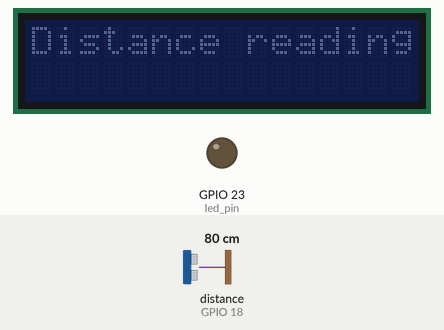
Bench run of a sketch on a simulated ESP32. On the bench: 16×2 character LCD, output pins drawn as LEDs (lit = HIGH). Wiring (inferred from the names in the program): ultrasonic range finder: trigger GPIO 5; echo GPIO 18. The inputs (shaded band) are chosen by the test bench; at power-on: distance to the obstacle (sensor on GPIO 18) 80 cm. The echo pulse lasts 58.3 µs per cm; WiFi joins after 1.5 s; servers stay silent unless stated; uploads are accepted with an empty reply; pins used as bus, display or sensor lines are not drawn; what the sketch prints to the serial monitor is not drawn.

Above: at 5.1 s.
7.3 s: distance to the obstacle (sensor on GPIO 18) set to 17 cm
At 8.7 s:
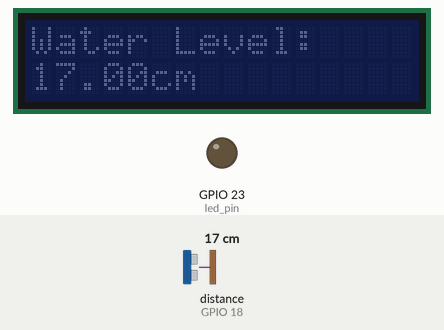
18.3 s: distance to the obstacle (sensor on GPIO 18) set to 12 cm
At 22.0 s:
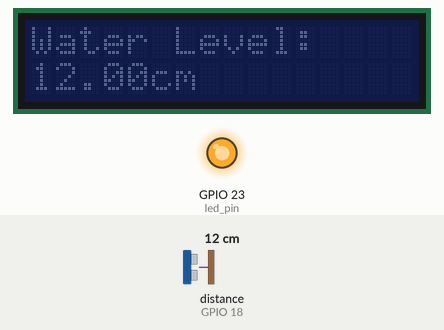
29.3 s: distance to the obstacle (sensor on GPIO 18) set to 2 cm
At 35.3 s:
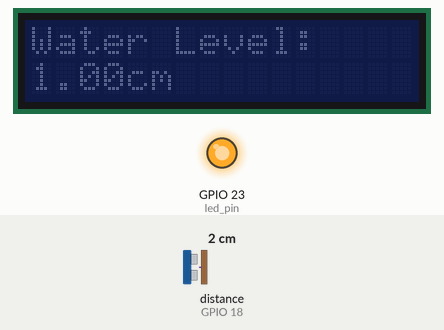
Timing chart, 0 to 36.8 s (numbered marks = the images above; inputs shaded):
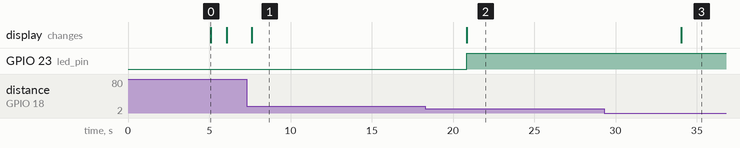

The sketch:

Push_database_AJA.ino
```cpp
/**
 * Abena, Akwasi and Jil's submission for pushing data from different sources
 * This code pushes data from Abena's end
 * The code makes use of HTTP client header and
 * functions that interface a serial 16x2 LCD, an ultrasonic sensor
 * and an ESP32
 *
 *  Created on: 25.10.22
 *
 */

#include <Arduino.h>

#include <WiFi.h>
#include <WiFiMulti.h>

#include <HTTPClient.h>
#include <Wire.h>
#include <LiquidCrystal_I2C.h>

#define USE_SERIAL Serial
// Function Implementation
void lcdprint(float distance__cm);
void empty_tank(float distance__cm);

//
WiFiMulti wifiMulti;
LiquidCrystal_I2C lcd(0x27,16,2);  // set the LCD address to 0x27 for a 16 chars and 2 line display

//Pins
int trigger_pin = 5;
int echo_pin   = 18;
int led_pin = 23;
int distance_cm;

void setup() {

    USE_SERIAL.begin(115200);

    USE_SERIAL.println();
    USE_SERIAL.println();
    USE_SERIAL.println();

    for(uint8_t t = 4; t > 0; t--) {
        USE_SERIAL.printf("[SETUP] WAIT %d...\n", t);
        USE_SERIAL.flush();
        delay(1000);
    }

    wifiMulti.addAP("Ttbi", "yaakonadu1");
    // GPIO declarations
    pinMode(trigger_pin, OUTPUT);
    pinMode(echo_pin, INPUT);
    pinMode(led_pin, OUTPUT);
    delay(1000);

    // initialize LCD
    lcd.init();
    lcd.setCursor(0,0); //Set cursor value
    lcd.print("Distance reading!");
    delay(1000);
    lcd.clear();

}

void loop() {
    // wait for WiFi connection
    if((wifiMulti.run() == WL_CONNECTED)) {
      digitalWrite(trigger_pin, LOW);
      delayMicroseconds(2);
      digitalWrite(trigger_pin, HIGH);
      delayMicroseconds(10);
      digitalWrite(trigger_pin, LOW);

      long duration = pulseIn(echo_pin, HIGH);
      distance_cm = (duration / 2) / 29.09;

      lcdprint(distance_cm);
      empty_tank(distance_cm);
      delay(3000);

        HTTPClient http;

        USE_SERIAL.print("[HTTP] begin...\n");
        // configure traged server and url
        //http.begin("https://www.howsmyssl.com/a/check", ca); //HTTPS
        http.begin("http://192.168.136.233/iot/midsem_insert.php?owner_id=1&place=Abena&level="+String(distance_cm)); //HTTP

        USE_SERIAL.print("[HTTP] GET...\n");
        // start connection and send HTTP header
        int httpCode = http.GET();

        // httpCode will be negative on error
        if(httpCode > 0) {
            // HTTP header has been sent and Server response header has been handled
            USE_SERIAL.printf("[HTTP] GET... code: %d\n", httpCode);

            // file found at server
            if(httpCode == HTTP_CODE_OK) {
                String payload = http.getString();
                USE_SERIAL.println(payload);
            }
        } else {
            USE_SERIAL.printf("[HTTP] GET... failed, error: %s\n", http.errorToString(httpCode).c_str());
        }

        http.end();
    }

    delay(10000);
}

void lcdprint(float distance__cm){
  //clear lcd
  lcd.clear();
   // set cursor to first column, first row
  lcd.setCursor(0, 0);
  // print message
  lcd.print("Water Level:");
  // set cursor to first column, second row
  lcd.setCursor(0,1);
  lcd.print(String(distance__cm));
  lcd.print("cm");
}

void empty_tank(float distance__cm){
  if(distance__cm<15.00) {
    digitalWrite(led_pin, HIGH);
    if(distance__cm>=100.0)
    digitalWrite(led_pin, LOW);
  }
  else{
    digitalWrite(led_pin,LOW);
  }
}
```

Measured:
- the behaviour switches between 15 and 14 cm on distance to the obstacle (sensor on GPIO 18) (found by bisection; images 1 and 2)
- after the input at 7.3 s, the display: changes after 0.31 s (image 1)
- after the input at 18.3 s, GPIO 23 (led_pin): LOW → HIGH after 2.5 s; the display: changes after 2.5 s (image 2)
- after the input at 29.3 s, the display: changes after 4.8 s (image 3)
- what the display in image 0 shows lasts 1.0 s, from 5.1 s to 6.1 s
